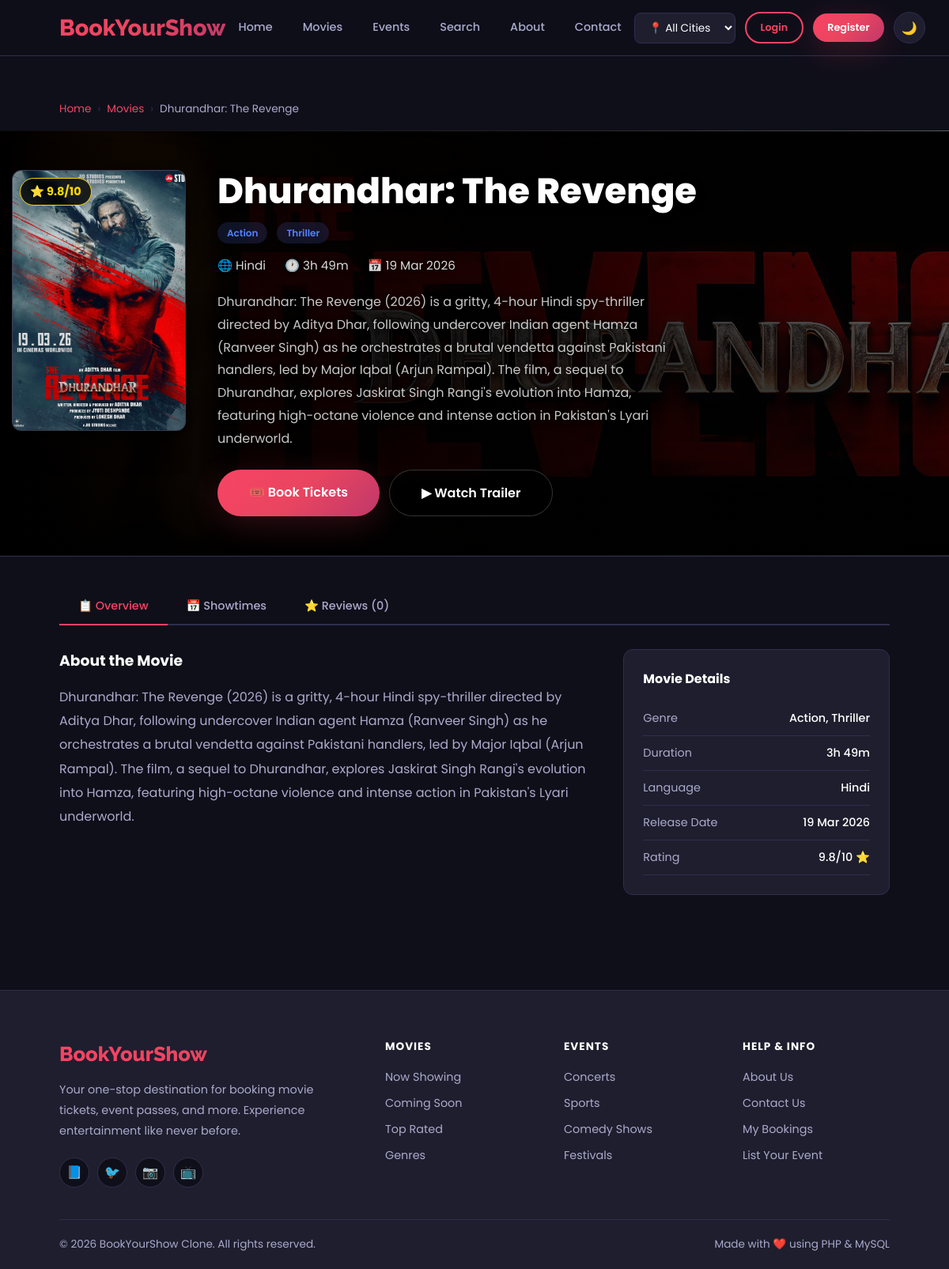
The app's page /movie-details.php?id=9 with its own data.
### tables this page shows
CREATE TABLE `movies` (
  `movie_id` int(11) NOT NULL AUTO_INCREMENT,
  `title` varchar(150) DEFAULT NULL,
  `description` text DEFAULT NULL,
  `genre` varchar(100) DEFAULT NULL,
  `duration` varchar(20) DEFAULT NULL,
  `language` varchar(50) DEFAULT NULL,
  `release_date` date DEFAULT NULL,
  `poster` varchar(255) DEFAULT NULL,
  `banner_image` varchar(255) DEFAULT '',
  `trailer_url` varchar(255) DEFAULT NULL,
  `rating` decimal(2,1) DEFAULT NULL,
  `status` enum('active','inactive') DEFAULT 'active',
  `is_slider_ad` tinyint(1) DEFAULT 0,
  PRIMARY KEY (`movie_id`)
);

### movie-details.php (the view, shortened to what this page needs)
<?php
require_once 'config/config.php';
$id = isset($_GET['id']) ? (int) $_GET['id'] : 0;
$movie = $conn->query("SELECT * FROM movies WHERE movie_id = $id")->fetch_assoc();
$reviews = $conn->query("SELECT r.*, u.name FROM reviews r JOIN users u ON r.user_id = u.user_id WHERE r.movie_id = $id ORDER BY r.review_date DESC");
include 'includes/header.php';
?>
<div class="container" style="padding-top:40px;">
    <div class="breadcrumb">
        <a href="index.php">Home</a>
        <span class="separator">›</span>
        <a href="movies.php">Movies</a>
        <span class="separator">›</span>
        <span><?php echo htmlspecialchars($movie['title']); ?></span>
    </div>
</div>
<?php
$hasBanner = !empty($movie['banner_image']) && file_exists('assets/images/movies/' . $movie['banner_image']);
$bannerUrl = $hasBanner ? BASE_URL . 'assets/images/movies/' . htmlspecialchars($movie['banner_image']) : '';
?>
<div style="
    position:relative;
    min-height:400px;
    background:<?php echo $hasBanner ? "url('$bannerUrl') center/cover no-repeat" : 'linear-gradient(135deg,#0f0f1a 0%,#1a1a2e 100%)'; ?>;
    border-bottom:1px solid var(--border);
    overflow:hidden;
    display:flex;
    align-items:center;
">
    <?php if ($hasBanner): ?>
        <div
            style="position:absolute;inset:0;background:linear-gradient(to bottom, rgba(0,0,0,0.35) 0%, rgba(0,0,0,0.8) 100%);">
        </div>
        <div
            style="position:absolute;inset:0;background:linear-gradient(to right, rgba(0,0,0,0.92) 0%, rgba(0,0,0,0.70) 50%, rgba(0,0,0,0.20) 100%);">
        </div>
    <?php endif; ?>
    <div class="container" style="position:relative;z-index:2;padding:50px 15px;width:100%;">
        <div style="display:grid;grid-template-columns:220px 1fr;gap:40px;align-items:start;">
            <div style="position:relative;">
                <?php
                $hasPoster = !empty($movie['poster']) && file_exists('assets/images/movies/' . $movie['poster']);
                $posterSrc = $hasPoster ? BASE_URL . 'assets/images/movies/' . htmlspecialchars($movie['poster']) : '';
                ?>
                <div
                    style="aspect-ratio:2/3;background:linear-gradient(135deg,var(--bg-card),var(--border));border-radius:var(--radius);overflow:hidden;border:1px solid rgba(255,255,255,0.1);box-shadow:0 8px 40px rgba(0,0,0,0.7);display:flex;align-items:center;justify-content:center;font-size:5rem;position:relative;">
                    <?php if ($hasPoster): ?>
                        <img src="<?php echo $posterSrc; ?>" style="width:100%;height:100%;object-fit:cover;display:block;"
                            alt="<?php echo htmlspecialchars($movie['title']); ?>">
                    <?php else: ?>
                        🎬
                    <?php endif; ?>
                </div>
                <div class="movie-rating-badge"
                    style="position:absolute;top:10px;left:10px;font-size:0.9rem;padding:5px 12px;transform:none;">⭐
                    <?php echo $movie['rating']; ?>/10
                </div>
            </div>
            <div>
                <h1
                    style="font-size:2.8rem;font-weight:800;margin-bottom:12px;text-shadow:0 2px 12px rgba(0,0,0,0.8);line-height:1.2;">
                    <?php echo htmlspecialchars($movie['title']); ?>
                </h1>
                <div style="display:flex;gap:12px;flex-wrap:wrap;margin-bottom:16px;">
                    <?php foreach (explode(',', $movie['genre']) as $g): ?>
                        <span class="badge badge-info"
                            style="backdrop-filter:blur(6px);"><?php echo htmlspecialchars(trim($g)); ?></span>
                    <?php endforeach; ?>
                </div>
                <div
                    style="display:flex;gap:24px;flex-wrap:wrap;margin-bottom:20px;color:rgba(255,255,255,0.85);font-size:0.95rem;">
                    <span style="text-shadow:0 1px 4px rgba(0,0,0,0.8);">🌐
                        <?php echo htmlspecialchars($movie['language']); ?></span>
                    <span style="text-shadow:0 1px 4px rgba(0,0,0,0.8);">🕐
                        <?php echo htmlspecialchars($movie['duration']); ?></span>
                    <span style="text-shadow:0 1px 4px rgba(0,0,0,0.8);">📅
                        <?php echo date('d M Y', strtotime($movie['release_date'])); ?></span>
                </div>
                <p
                    style="color:rgba(255,255,255,0.78);line-height:1.8;margin-bottom:24px;max-width:600px;text-shadow:0 1px 6px rgba(0,0,0,0.7);">
                    <?php echo htmlspecialchars($movie['description']); ?>
                </p>
                <div style="display:flex;gap:12px;flex-wrap:wrap;">
                    <a href="theatres.php?movie_id=<?php echo $movie['movie_id']; ?>"
                        class="btn btn-primary btn-lg pulse">🎟️ Book Tickets</a>
                    <?php if ($movie['trailer_url']): ?>
                        <button class="btn btn-dark btn-lg"
                            onclick="openTrailer('<?php echo str_replace("'", "\\'", $movie['trailer_url']); ?>')"
                            style="background:rgba(0,0,0,0.5);backdrop-filter:blur(8px);border:1px solid rgba(255,255,255,0.2);">▶
                            Watch Trailer</button>
                    <?php endif; ?>
                </div>
            </div>
        </div>
    </div>
</div>
<div class="container" style="padding:40px 15px;">
    <div class="tabs">
        <button class="tab-btn active" onclick="showTab('overview')">📋 Overview</button>
        <button class="tab-btn" onclick="showTab('showtimes')">📅 Showtimes</button>
        <button class="tab-btn" onclick="showTab('reviews')">⭐ Reviews (<?php echo $reviews->num_rows; ?>)</button>
    </div>
    <div id="tab-overview" class="tab-content">
        <div style="display:grid;grid-template-columns:2fr 1fr;gap:40px;">
            <div>
                <h3 style="margin-bottom:16px;">About the Movie</h3>
                <p style="color:var(--text-muted);line-height:1.9;">
                    <?php echo htmlspecialchars($movie['description']); ?>
                </p>
            </div>
            <div
                style="background:var(--bg-card);border:1px solid var(--border);border-radius:var(--radius);padding:24px;height:fit-content;">
                <h4 style="margin-bottom:16px;font-size:1rem;">Movie Details</h4>
                <?php
                $details = [
                    'Genre' => $movie['genre'],
                    'Duration' => $movie['duration'],
                    'Language' => $movie['language'],
                    'Release Date' => date('d M Y', strtotime($movie['release_date'])),
                    'Rating' => $movie['rating'] . '/10 ⭐'
                ];
                foreach ($details as $key => $val):
                    ?>
                    <div
                        style="display:flex;justify-content:space-between;padding:10px 0;border-bottom:1px solid var(--border);font-size:0.9rem;">
                        <span style="color:var(--text-muted);"><?php echo $key; ?></span>
                        <span style="font-weight:500;text-align:right;"><?php echo htmlspecialchars($val); ?></span>
                    </div>
                <?php endforeach; ?>
            </div>
        </div>
    </div>
</div>
<?php include 'includes/footer.php'; ?>

### css/style.css (style rules this page uses)
:root { --primary: #f84464; --primary-dark: #d63655; --secondary: #1a1a2e; --accent: #e94560; --bg-dark: #0f0f1a; --bg-card: #1e1e2e; --bg-light: #f8f9fa; --text-light: #ffffff; --text-muted: #aaaacc; --text-dark: #1a1a2e; --border: #2e2e4e; --gold: #ffd700; --green: #00c851; --gradient: linear-gradient(135deg, #f84464 0%, #e94560 50%, #c0386a 100%); --gradient-dark: linear-gradient(135deg, #1a1a2e 0%, #0f0f1a 100%); --shadow: 0 10px 40px rgba(248, 68, 100, 0.2); --shadow-card: 0 4px 20px rgba(0, 0, 0, 0.3); --radius: 12px; --radius-sm: 8px; --transition: all 0.3s ease; }
* { margin: 0; padding: 0; box-sizing: border-box; }
html { scroll-behavior: smooth; }
body { font-family: 'Poppins', sans-serif; background-color: var(--bg-dark); color: var(--text-light); line-height: 1.6; transition: var(--transition); }
a { text-decoration: none; color: inherit; transition: var(--transition); }
img { max-width: 100%; height: auto; }
input, select, textarea, button { font-family: 'Poppins', sans-serif; }
.container { width: 90%; max-width: 1200px; margin: 0 auto; padding: 0 15px; }
.btn { display: inline-flex; align-items: center; gap: 8px; padding: 12px 28px; border-radius: 50px; font-weight: 600; font-size: 0.9rem; cursor: pointer; border: none; transition: var(--transition); text-decoration: none; }
.btn-primary { background: var(--gradient); color: #fff; box-shadow: var(--shadow); }
.btn-dark { background: var(--bg-card); color: var(--text-light); border: 1px solid var(--border); }
.btn-lg { padding: 16px 40px; font-size: 1rem; }
.movie-rating-badge { position: absolute; top: 12px; left: 12px; background: rgba(0,0,0,0.8); border: 1px solid var(--gold); color: var(--gold); padding: 4px 10px; border-radius: 50px; font-size: 0.75rem; font-weight: 700; display: flex; align-items: center; gap: 4px; backdrop-filter: blur(5px); }
.badge { display: inline-block; padding: 4px 12px; border-radius: 50px; font-size: 0.75rem; font-weight: 600; }
.badge-info { background: rgba(82,130,255,0.15); color: #5282ff; }
.tabs { display: flex; gap: 0; border-bottom: 2px solid var(--border); margin-bottom: 30px; }
.tab-btn { padding: 12px 24px; background: none; border: none; color: var(--text-muted); cursor: pointer; font-size: 0.9rem; font-weight: 500; border-bottom: 2px solid transparent; margin-bottom: -2px; transition: var(--transition); }
.tab-btn.active, .tab-btn:hover { color: var(--primary); border-bottom-color: var(--primary); }
.breadcrumb { display: flex; align-items: center; gap: 8px; padding: 16px 0; font-size: 0.85rem; color: var(--text-muted); }
.breadcrumb a { color: var(--primary); }
.breadcrumb .separator { color: var(--border); }
.pulse { animation: pulse 2s infinite; }

### records on screen
movies: title "Dhurandhar: The Revenge", banner_image (picture), poster (picture), rating "9.8", genre "Action", genre "Thriller", language "Hindi", duration "3h 49m", release_date "19 Mar 2026", description "Dhurandhar: The Revenge (2026) is a gritty, 4-hour Hindi spy-thriller directed by Aditya Dhar, following undercover Indian agent Hamza (Ranveer Singh) as he orchestrates a brutal vendetta against Pakistani handlers, led by Major Iqbal (Arjun Rampal). The film, a sequel to Dhurandhar, explores Jaskirat Singh Rangi's evolution into Hamza, featuring high-octane violence and intense action in Pakistan's Lyari underworld.", genre "Action, Thriller"

### other values on screen
$reviews->num_rows "0"
$key "Genre"
$key "Duration"
$key "Language"
$key "Release Date"
$val "19 Mar 2026"
$key "Rating"
$val "9.8/10 ⭐"
